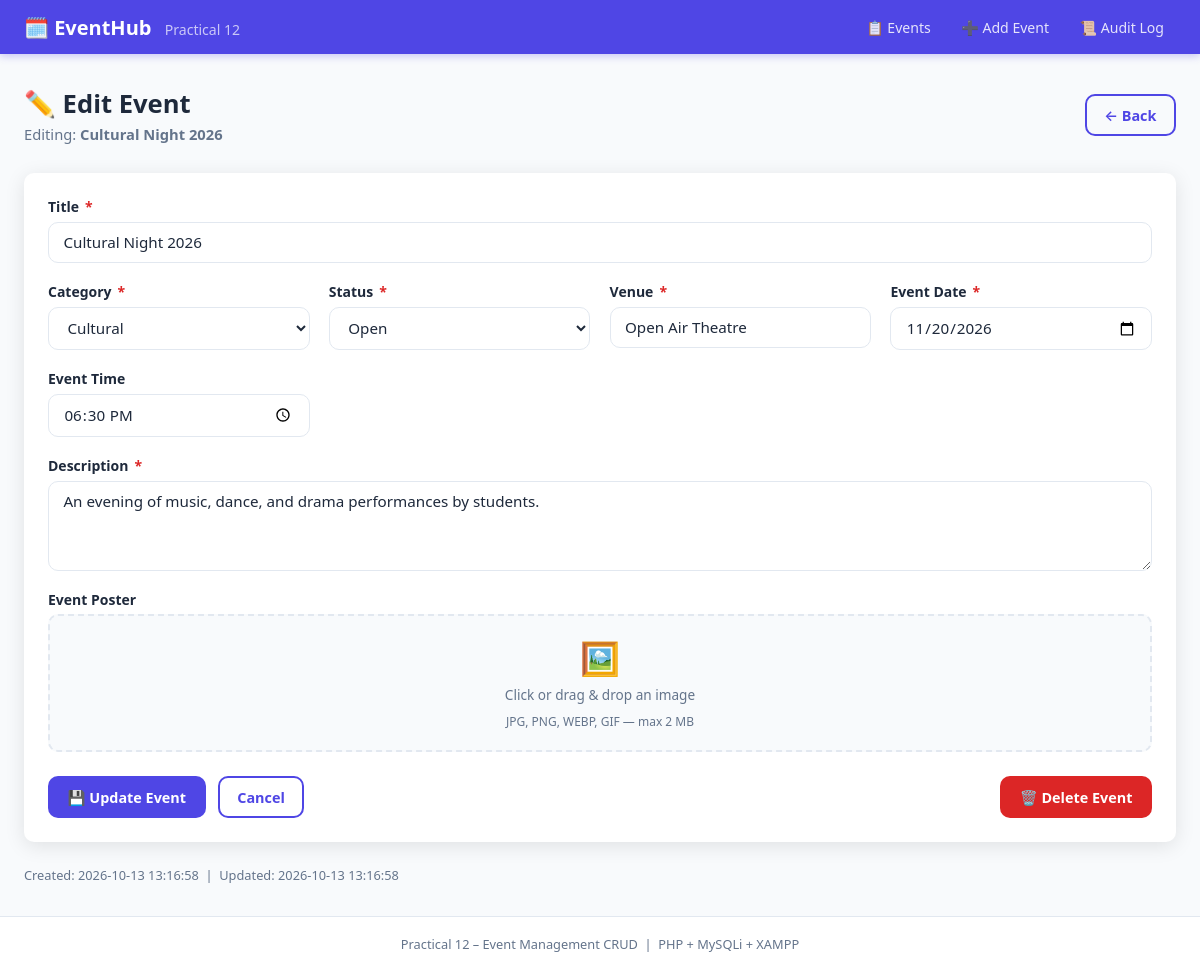
Page /edit.php?id=2 on the committed database.
### tables this page shows
CREATE TABLE events (
    id           INT UNSIGNED  NOT NULL AUTO_INCREMENT,
    title        VARCHAR(200)  NOT NULL,
    description  TEXT          NOT NULL,
    category     VARCHAR(80)   NOT NULL DEFAULT 'General',
    venue        VARCHAR(200)  NOT NULL DEFAULT '',
    event_date   DATE          NOT NULL,
    event_time   TIME          NULL,
    status       ENUM('open','closed','cancelled') NOT NULL DEFAULT 'open',
    poster       VARCHAR(255)  NULL DEFAULT NULL,    
    created_at   TIMESTAMP     NOT NULL DEFAULT CURRENT_TIMESTAMP,
    updated_at   TIMESTAMP     NOT NULL DEFAULT CURRENT_TIMESTAMP ON UPDATE CURRENT_TIMESTAMP,
    PRIMARY KEY (id),
    INDEX idx_category   (category),
    INDEX idx_status     (status),
    INDEX idx_event_date (event_date)
);

### edit.php (the view, shortened to what this page needs)
<?php
$db = get_db();
$id = intval($_GET['id'] ?? 0);
$stmt = $db->prepare("SELECT * FROM events WHERE id = ?");
$stmt->bind_param('i', $id);
$stmt->execute();
$event = $stmt->get_result()->fetch_assoc();
$errors = [];
$old    = $event;
?>
<!DOCTYPE html>
<html lang="en">
<head>
  <link rel="stylesheet" href="style.css">
</head>
<body>
<header>
  <nav class="navbar">
    <a href="index.php" class="logo">🗓️ EventHub <span>Practical 12</span></a>
    <ul class="nav-links">
      <li><a href="index.php">📋 Events</a></li>
      <li><a href="add.php">➕ Add Event</a></li>
      <li><a href="audit.php">📜 Audit Log</a></li>
    </ul>
  </nav>
</header>
<main>
  <div class="page-header">
    <div><h1>✏️ Edit Event</h1>
    <p>Editing: <strong><?= htmlspecialchars($event['title']) ?></strong></p></div>
    <a href="index.php" class="btn btn-outline">← Back</a>
  </div>
  <div class="card">
    <form method="POST" enctype="multipart/form-data" novalidate>
      <div class="form-grid">
        <div class="form-group" style="grid-column:1/-1">
          <label>Title <span class="required">*</span></label>
          <input type="text" name="title" maxlength="200"
                 value="<?= htmlspecialchars($old['title']) ?>"
                 style="<?= isset($errors['title'])?'border-color:var(--danger)':''?>">
        </div>
        <div class="form-group">
          <label>Category <span class="required">*</span></label>
          <select name="category" style="<?= isset($errors['category'])?'border-color:var(--danger)':''?>">
            <?php foreach (CATEGORIES as $c): ?>
              <option value="<?= $c ?>" <?= $old['category']===$c?'selected':''?>><?= $c ?></option>
            <?php endforeach; ?>
          </select>
        </div>
        <div class="form-group">
          <label>Status <span class="required">*</span></label>
          <select name="status">
            <option value="open"      <?= $old['status']==='open'     ?'selected':''?>>Open</option>
          </select>
        </div>
        <div class="form-group">
          <label>Venue <span class="required">*</span></label>
          <input type="text" name="venue" maxlength="200"
                 value="<?= htmlspecialchars($old['venue']) ?>"
                 style="<?= isset($errors['venue'])?'border-color:var(--danger)':''?>">
        </div>
        <div class="form-group">
          <label>Event Date <span class="required">*</span></label>
          <input type="date" name="event_date" value="<?= htmlspecialchars($old['event_date']) ?>"
                 style="<?= isset($errors['event_date'])?'border-color:var(--danger)':''?>">
        </div>
        <div class="form-group">
          <label>Event Time</label>
          <input type="time" name="event_time" value="<?= htmlspecialchars($old['event_time'] ?? '') ?>">
        </div>
        <div class="form-group" style="grid-column:1/-1">
          <label>Description <span class="required">*</span></label>
          <textarea name="description" maxlength="2000"
                    style="<?= isset($errors['description'])?'border-color:var(--danger)':''?>"><?= htmlspecialchars($old['description']) ?></textarea>
        </div>
        <div class="form-group" style="grid-column:1/-1">
          <label>Event Poster</label>
          <div class="upload-zone" id="uploadZone" onclick="document.getElementById('posterInput').click()">
            <span class="uz-icon">🖼️</span>
            <p><?= $event['poster'] ? 'Upload new poster (replaces current)' : 'Click or drag & drop an image' ?></p>
            <small>JPG, PNG, WEBP, GIF — max 2 MB</small>
          </div>
        </div>
      </div>
      <div class="form-actions">
        <button type="submit" class="btn btn-primary">💾 Update Event</button>
        <a href="index.php" class="btn btn-outline">Cancel</a>
        <button type="button" class="btn btn-danger" style="margin-left:auto"
          onclick="confirmDel(<?= $id ?>,'<?= htmlspecialchars(addslashes($event['title']),ENT_QUOTES) ?>')">
          🗑️ Delete Event
        </button>
      </div>
    </form>
  </div>
  <p style="color:var(--muted);font-size:.8rem">Created: <?= $event['created_at'] ?> &nbsp;|&nbsp; Updated: <?= $event['updated_at'] ?></p>
</main>
<footer class="site-footer">Practical 12 – Event Management CRUD &nbsp;|&nbsp; PHP + MySQLi + XAMPP</footer>
</body>
</html>

### style.css (style rules this page uses)
:root { --primary: #4f46e5; --primary-h: #4338ca; --success: #16a34a; --danger: #dc2626; --warning: #d97706; --info: #0284c7; --border: #e2e8f0; --bg: #f8fafc; --card-bg: #ffffff; --dark: #1e293b; --muted: #64748b; --radius: 10px; --font: 'Segoe UI', system-ui, -apple-system, sans-serif; --shadow: 0 4px 20px rgba(0,0,0,.10); --transition: .2s ease; }
*, *::before, *::after { box-sizing: border-box; margin: 0; padding: 0; }
body { font-family: var(--font); background: var(--bg); color: var(--dark); min-height: 100vh; display: flex; flex-direction: column; }
a { color: var(--primary); text-decoration: none; }
header { background: var(--primary); color: #fff; box-shadow: 0 2px 8px rgba(79,70,229,.3); position: sticky; top: 0; z-index: 100; }
.navbar { max-width: 1200px; margin: 0 auto; padding: .85rem 1.5rem; display: flex; align-items: center; justify-content: space-between; gap: 1rem; flex-wrap: wrap; }
.logo { color: #fff; font-weight: 700; font-size: 1.25rem; text-decoration: none; }
.logo span { opacity: .7; font-weight: 400; font-size: .88rem; margin-left: .5rem; }
.nav-links { list-style: none; display: flex; gap: .4rem; flex-wrap: wrap; }
.nav-links a { color: rgba(255,255,255,.85); font-size: .88rem; font-weight: 500; padding: .4rem .75rem; border-radius: 6px; transition: background var(--transition); }
main { flex: 1; max-width: 1200px; margin: 0 auto; padding: 2rem 1.5rem; width: 100%; }
.page-header { display: flex; align-items: center; justify-content: space-between; flex-wrap: wrap; gap: 1rem; margin-bottom: 1.8rem; }
.page-header h1 { font-size: 1.6rem; }
.page-header p { color: var(--muted); margin-top: .2rem; font-size: .92rem; }
.card { background: var(--card-bg); border-radius: var(--radius); box-shadow: var(--shadow); padding: 1.5rem; margin-bottom: 1.5rem; }
.btn { display: inline-flex; align-items: center; justify-content: center; gap: .4rem; padding: .6rem 1.1rem; border-radius: var(--radius); font-size: .9rem; font-weight: 600; font-family: var(--font); cursor: pointer; border: 2px solid transparent; transition: background var(--transition), color var(--transition); text-decoration: none; white-space: nowrap; }
.btn-primary { background: var(--primary); color: #fff; }
.btn-danger { background: var(--danger); color: #fff; }
.btn-outline { background: transparent; color: var(--primary); border-color: var(--primary); }
.form-grid { display: grid; grid-template-columns: repeat(auto-fit, minmax(260px,1fr)); gap: 1.2rem; }
.form-group { display: flex; flex-direction: column; gap: .35rem; }
.form-group label { font-size: .875rem; font-weight: 600; color: var(--dark); }
.form-group input, .form-group select, .form-group textarea { padding: .6rem .9rem; border: 1.5px solid var(--border); border-radius: var(--radius); font-size: .95rem; font-family: var(--font); background: #fff; color: var(--dark); transition: border-color var(--transition), box-shadow var(--transition); }
.form-group textarea { resize: vertical; min-height: 90px; }
.form-actions { display: flex; gap: .75rem; flex-wrap: wrap; margin-top: 1.5rem; }
.required { color: var(--danger); margin-left: .15rem; }
.upload-zone { border: 2px dashed var(--border); border-radius: var(--radius); padding: 1.2rem; text-align: center; cursor: pointer; transition: border-color var(--transition); background: var(--bg); }
.upload-zone .uz-icon { font-size: 2rem; display: block; margin-bottom: .4rem; }
.upload-zone p { font-size: .85rem; color: var(--muted); margin-bottom: .3rem; }
.upload-zone small { font-size: .75rem; color: var(--muted); }
.site-footer { text-align: center; padding: 1.1rem; font-size: .8rem; color: var(--muted); border-top: 1px solid var(--border); background: var(--card-bg); margin-top: auto; }

### rows in the picture
events: title "Cultural Night 2026", category "Cultural", status "Open", venue "Open Air Theatre", event_date "11/20/2026", event_time "18:30:00", description "An evening of music, dance, and drama performances by students.", created_at "2026-10-13 13:16:58", updated_at "2026-10-13 13:16:58"
